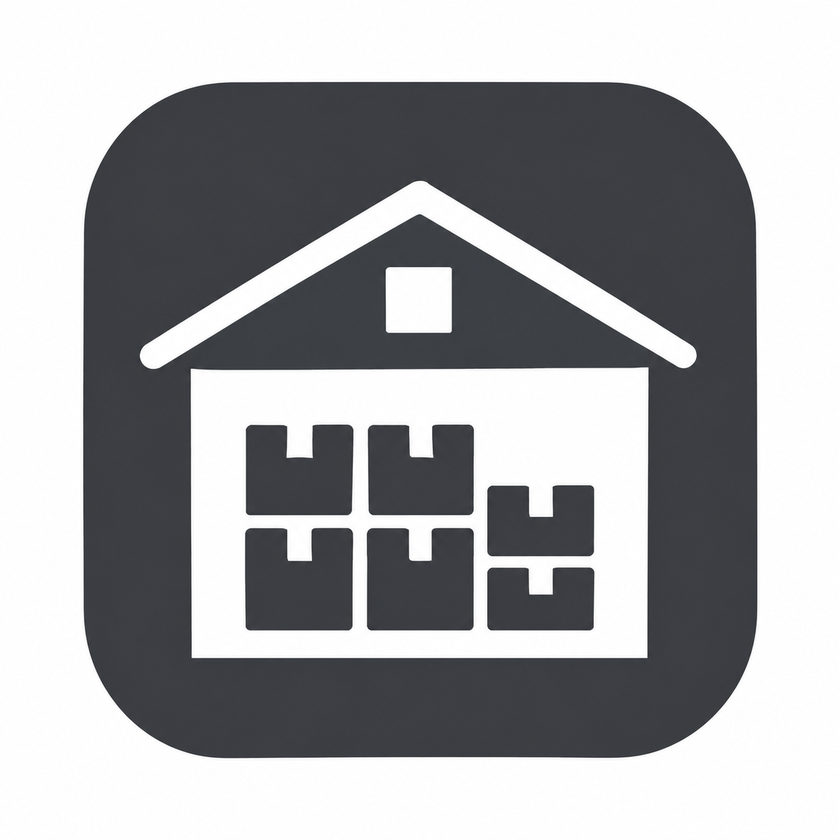
#> input picture src/warehouse_raw.png, 840 x 840 px, shrunk from 1254 x 1254 before the run
$ python ico.py
#> lines starting #> are read from the running program, lines starting #| are printed output that depends on the picture
from PIL import Image


def make_ico(input_image_path: str, output_ico_path: str):
    # Открываем изображение и переводим в RGBA
#> called with input_image_path = 'warehouse_raw.png', output_ico_path = 'src/app_icon.ico'
    img = Image.open(input_image_path).convert("RGBA")

    # Делаем белый фон прозрачным
    datas = img.getdata()
    new_data = []
    for item in datas:
        # Если пиксель белый или почти белый (светлее порога 240)
        if item[0] > 240 and item[1] > 240 and item[2] > 240:
            new_data.append((255, 255, 255, 0))  # прозрачный
        else:
            new_data.append(item)
#> this loop made 705600 passes
#> item on passes 1 to 3: (255, 255, 255, 255), (254, 254, 254, 255), (253, 253, 253, 255)
#> after the loop, new_data = 705600 items
    img.putdata(new_data)

    # Обрезаем прозрачные края вокруг склада
    bbox = img.getbbox()
#> bbox = (83, 81, 758, 759)
    if bbox:
        img = img.crop(bbox)
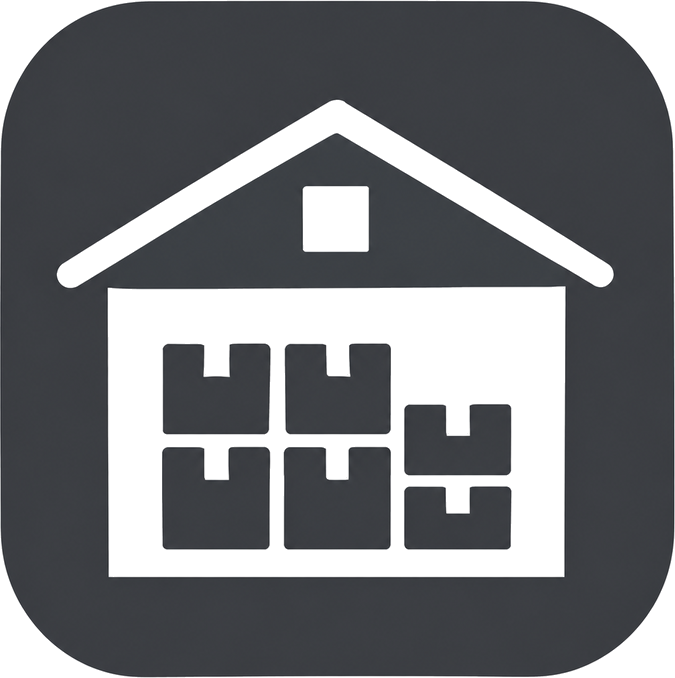
#> img: PIL image 675x678 RGBA; mean R, G, B, A 112.9, 114.7, 118.1, 188.1; transparent parts drawn white

    # Делаем изображение квадратным для правильных пропорций иконки
    w, h = img.size
#> w = 675; h = 678
    max_dim = max(w, h)
#> max_dim = 678
    square_img = Image.new("RGBA", (max_dim, max_dim), (0, 0, 0, 0))
#> square_img: PIL image 678x678 RGBA; every value is 0
    offset = ((max_dim - w) // 2, (max_dim - h) // 2)
#> offset = (1, 0)
    square_img.paste(img, offset)
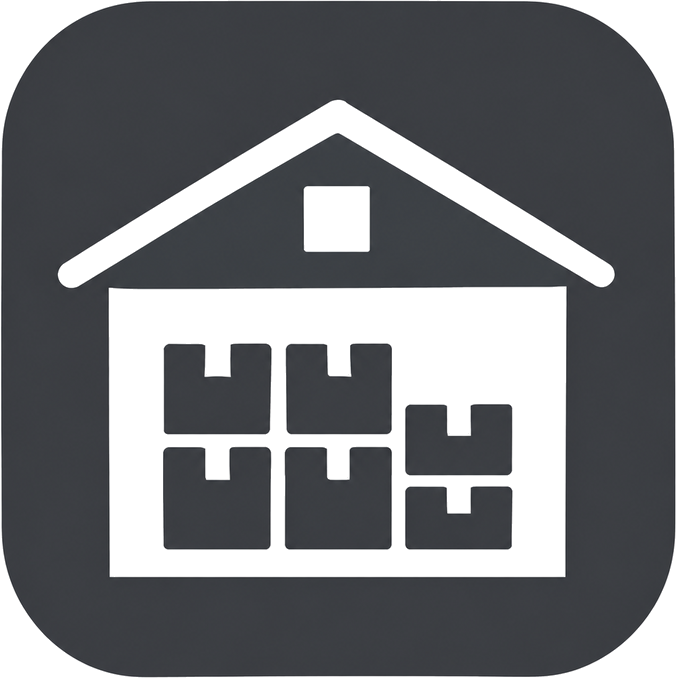
#> square_img: PIL image 678x678 RGBA; mean R, G, B, A 112.4, 114.2, 117.5, 187.3; transparent parts drawn white

    # Стандартный набор слоев Windows
    icon_sizes = [(16, 16), (24, 24), (32, 32), (48, 48), (64, 64), (128, 128), (256, 256)]

    # Сохраняем в .ico
    square_img.save(
        output_ico_path,
        format='ICO',
        sizes=icon_sizes
    )
    print(f"Иконка успешно создана: {output_ico_path}")


if __name__ == "__main__":
    # Укажите путь к вашей картинке и куда сохранить иконку
    make_ico("warehouse_raw.png", "src/app_icon.ico")
